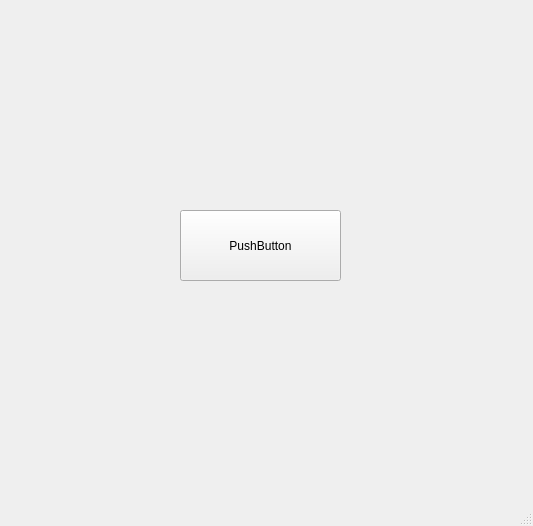
<?xml version="1.0" encoding="UTF-8"?>
<ui version="4.0">
 <class>MainWindow</class>
 <widget class="QMainWindow" name="MainWindow">
  <property name="geometry">
   <rect>
    <x>0</x>
    <y>0</y>
    <width>533</width>
    <height>526</height>
   </rect>
  </property>
  <property name="windowTitle">
   <string>MainWindow</string>
  </property>
  <widget class="QWidget" name="centralwidget">
   <widget class="QPushButton" name="addCircleButton">
    <property name="geometry">
     <rect>
      <x>180</x>
      <y>210</y>
      <width>161</width>
      <height>71</height>
     </rect>
    </property>
    <property name="text">
     <string>PushButton</string>
    </property>
   </widget>
  </widget>
  <widget class="QMenuBar" name="menubar">
   <property name="geometry">
    <rect>
     <x>0</x>
     <y>0</y>
     <width>533</width>
     <height>21</height>
    </rect>
   </property>
  </widget>
  <widget class="QStatusBar" name="statusbar"/>
 </widget>
 <resources/>
 <connections/>
</ui>
